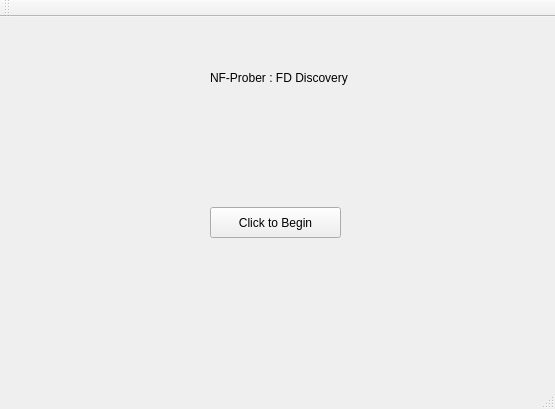
<?xml version="1.0" encoding="UTF-8"?>
<ui version="4.0">
 <class>MainWindow</class>
 <widget class="QMainWindow" name="MainWindow">
  <property name="geometry">
   <rect>
    <x>0</x>
    <y>0</y>
    <width>555</width>
    <height>409</height>
   </rect>
  </property>
  <property name="windowTitle">
   <string>MainWindow</string>
  </property>
  <widget class="QWidget" name="centralWidget">
   <widget class="QLabel" name="label">
    <property name="geometry">
     <rect>
      <x>210</x>
      <y>50</y>
      <width>191</width>
      <height>21</height>
     </rect>
    </property>
    <property name="text">
     <string>NF-Prober : FD Discovery</string>
    </property>
   </widget>
   <widget class="QPushButton" name="homeButton">
    <property name="geometry">
     <rect>
      <x>210</x>
      <y>190</y>
      <width>131</width>
      <height>31</height>
     </rect>
    </property>
    <property name="text">
     <string>Click to Begin</string>
    </property>
   </widget>
  </widget>
  <widget class="QMenuBar" name="menuBar">
   <property name="geometry">
    <rect>
     <x>0</x>
     <y>0</y>
     <width>555</width>
     <height>30</height>
    </rect>
   </property>
  </widget>
  <widget class="QToolBar" name="mainToolBar">
   <attribute name="toolBarArea">
    <enum>TopToolBarArea</enum>
   </attribute>
   <attribute name="toolBarBreak">
    <bool>false</bool>
   </attribute>
  </widget>
  <widget class="QStatusBar" name="statusBar"/>
 </widget>
 <layoutdefault spacing="6" margin="11"/>
 <resources/>
 <connections/>
</ui>
